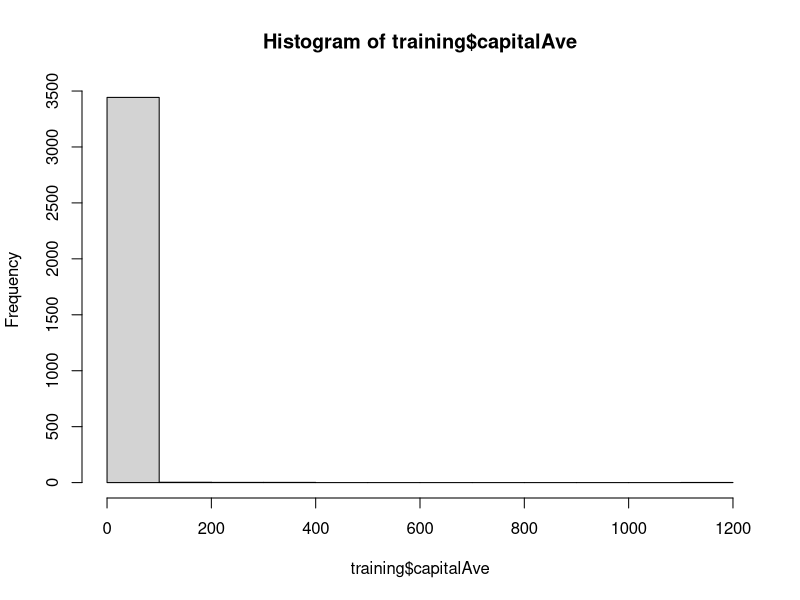
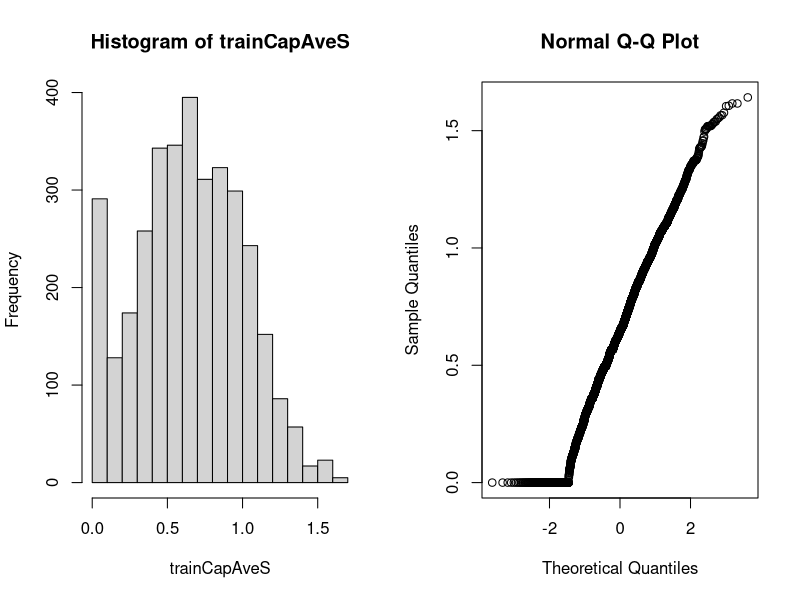
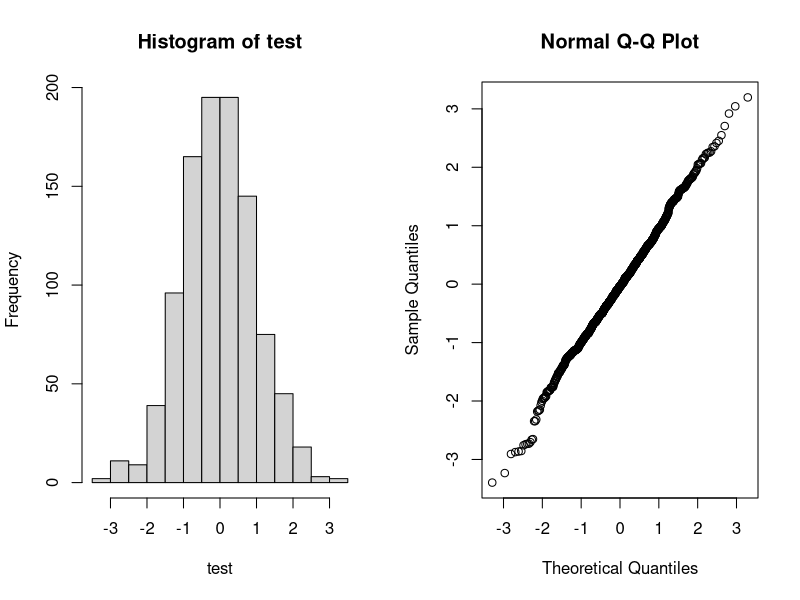

The R source for these figures, in order:
## ---- chunk 1
#clear
rm(list=ls())
#packages
library(caret)
library(kernlab)
library(ggplot2)
library(reshape2)
## ---- chunk 2
data(spam)
head(spam)
summary(spam)
## ---- chunk 3
# training and testing
inTrain <- createDataPartition(y=spam$type,list = FALSE,p = .75)
training <- spam[inTrain,]
testing <- spam[-inTrain,]
## ---- chunk 4
hist(x = training$capitalAve)
mean(training$capitalAve)
sd(training$capitalAve)
## ---- chunk 5
#spam.chart <- spam[,1:5]
#head(spam.chart)
#spam.chart <- melt(spam.chart)
#ggplot(aes(x=value, colour=variable), data=spam.chart) + geom_density()

## ---- chunk 6
trainCapAve <- training$capitalAve
trainCapAveS <- (trainCapAve-mean(trainCapAve))/sd(trainCapAve) # s for standardised
mean(trainCapAveS) # mean should be zero
sd(trainCapAveS) # sd should be 1
# qplot(trainCapAveS, geom = "density")

## ---- chunk 7
testCapAve <- testing$capitalAve
testCapAveS <- (testCapAve-mean(trainCapAve))/sd(trainCapAve) # s for standardised
mean(testCapAveS) # mean should be zero
sd(testCapAveS) # sd should be 1
## ---- chunk 8
preObj <- preProcess(training[,-58],method=c("center","scale")) # you can use this object to apply to the testing set
trainCapAveS <- predict(preObj, training[,-58])$capitalAve
mean(trainCapAveS)
testingCapAveS <- predict(preObj, testing[,-58])$capitalAve
mean(testingCapAveS)
## ---- chunk 9
set.seed(1234)
modelFit <- train(type ~ ., data = training, method = "glm", preProcess=c("center","scale"))
modelFit
## ---- chunk 10
preObj <- preProcess(training[,-58],method=c("BoxCox")) 
trainCapAveS <- predict(preObj, training[,-58])$capitalAve
par(mfrow=c(1,2))
hist(trainCapAveS)
qqnorm(trainCapAveS)

## ---- chunk 11
set.seed(1234)
test <- rnorm(n=1000,mean=0, sd=1)
par(mfrow=c(1,2))
hist(test)
qqnorm(test)

## ---- chunk 12
set.seed(1234)
#make some values NA
training$capAve <- training$capitalAve
selectNA <- rbinom(dim(training)[1],size=1,prob=0.05)==1
training$capAve[selectNA] <- NA
#Impute and standardise
preObj <- preProcess(training[,-58],method="knnImpute")
capAve <- predict(preObj,training[,-58])$capAve
#Standardise true values
capAveTruth <- training$capitalAve
capAveTruth <- (capAveTruth-mean(capAveTruth))/sd(capAveTruth)
quantile((capAve-capAveTruth)[selectNA])
